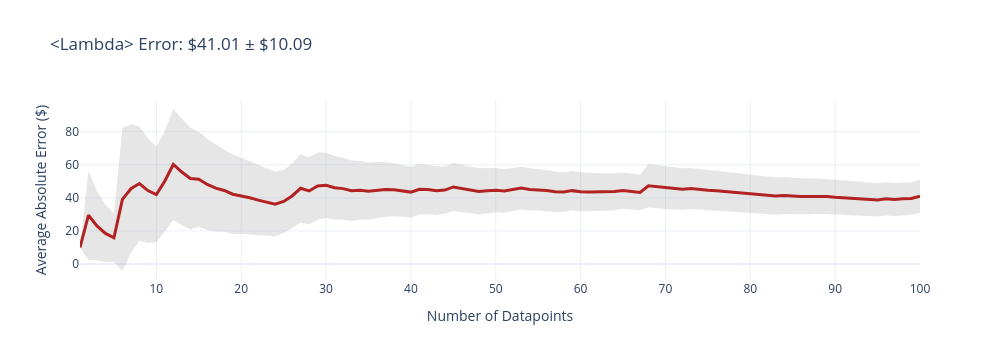
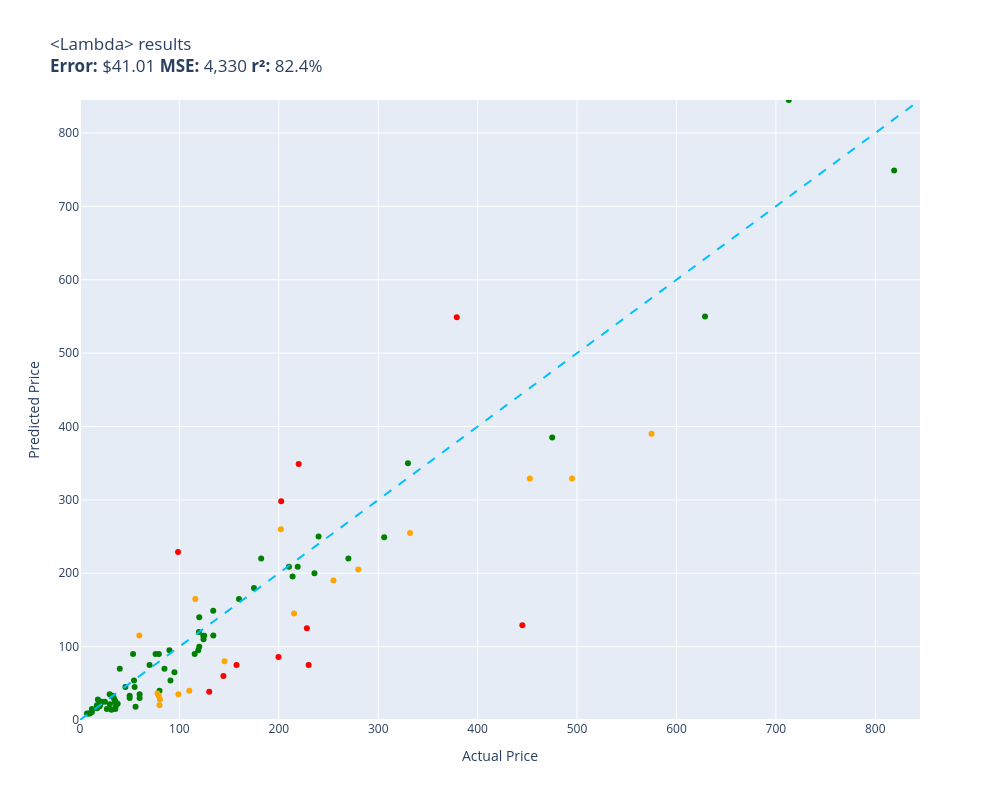

The notebook cell these images were saved under, in order:
### Code cell
evaluate(lambda item: generic_price_guesser(item, 'gemini-3-flash-preview'), test, workers = 10, size = 100)

### Figure 1 — Plotly figure (JSON) as saved in the notebook; plotly's stock layout.template omitted (floating-point values rounded to 4 significant figures; data arrays with more than 128 entries replaced by an {"elided": "..."} marker saying what was removed)
{"data": [{"fill": "toself", "fillcolor": "rgba(128,128,128,0.2)", "hoverinfo": "skip", "line": {"color": "rgba(255,255,255,0)"}, "name": "95% CI", "showlegend": false, "type": "scatter", "x": {"elided": "200 int values"}, "y": {"elided": "200 float values"}}, {"customdata": [[0], [27.03], [20.81], [17.37], [14.67], [43.26], [38.89], [34.5], [31.64], [28.83], [30.35], [33.54], [32.12], [30.75], [28.71], [27.59], [26.3], [24.99], [24.07], [22.93], [21.97], [21.15], [20.32], [19.65], [19.12], [19.45], [20.73], [20.24], [20.36], [19.7], [19.27], [18.7], [18.28], [17.75], [17.28], [16.85], [16.41], [15.98], [15.63], [15.3], [15.29], [14.93], [14.66], [14.36], [14.5], [14.32], [14.09], [13.91], [13.66], [13.39], [13.16], [13.03], [12.89], [12.76], [12.53], [12.34], [12.21], [12.0], [11.93], [11.8], [11.61], [11.42], [11.25], [11.1], [10.98], [10.87], [10.76], [13.16], [13.01], [12.86], [12.7], [12.58], [12.44], [12.33], [12.19], [12.05], [11.91], [11.81], [11.7], [11.6], [11.47], [11.37], [11.26], [11.14], [11.03], [10.91], [10.78], [10.67], [10.56], [10.48], [10.39], [10.28], [10.2], [10.11], [10.03], [10.01], [9.937], [9.874], [9.776], [10.09]], "hovertemplate": "n=%{x}<br>Avg Error=$%{y:,.2f}<br>±95% CI=$%{customdata[0]:,.2f}<extra></extra>", "line": {"color": "firebrick", "width": 3}, "mode": "lines", "name": "Cumulative Avg Error", "type": "scatter", "x": [1, 2, 3, 4, 5, 6, 7, 8, 9, 10, 11, 12, 13, 14, 15, 16, 17, 18, 19, 20, 21, 22, 23, 24, 25, 26, 27, 28, 29, 30, 31, 32, 33, 34, 35, 36, 37, 38, 39, 40, 41, 42, 43, 44, 45, 46, 47, 48, 49, 50, 51, 52, 53, 54, 55, 56, 57, 58, 59, 60, 61, 62, 63, 64, 65, 66, 67, 68, 69, 70, 71, 72, 73, 74, 75, 76, 77, 78, 79, 80, 81, 82, 83, 84, 85, 86, 87, 88, 89, 90, 91, 92, 93, 94, 95, 96, 97, 98, 99, 100], "y": [10, 29.51, 23.0, 18.51, 15.84, 39.03, 45.5, 48.6, 44.4, 41.97, 50.15, 60.14, 55.59, 51.64, 51.28, 48.08, 45.87, 44.44, 42.16, 41.25, 40.0, 38.6, 37.57, 36.21, 37.84, 41.14, 45.76, 44.13, 47.1, 47.53, 46.06, 45.56, 44.33, 44.57, 44.02, 44.74, 45.03, 44.84, 44.16, 43.45, 45.17, 45.04, 44.23, 44.7, 46.57, 45.56, 44.8, 43.9, 44.33, 44.61, 44.14, 45.05, 45.89, 45.05, 44.9, 44.44, 43.69, 43.46, 44.34, 43.65, 43.52, 43.5, 43.4, 43.81, 44.35, 43.75, 43.25, 47.26, 46.72, 46.25, 45.85, 45.23, 45.63, 45.02, 44.64, 44.28, 43.89, 43.34, 42.83, 42.31, 42.03, 41.53, 41.13, 41.4, 41.06, 40.87, 40.83, 41.02, 40.78, 40.34, 39.93, 39.82, 39.44, 39.11, 38.7, 39.37, 39.01, 39.45, 39.56, 41.01]}], "layout": {"height": 360, "showlegend": false, "title": {"text": "<Lambda> Error: $41.01 ± $10.09"}, "width": 1000, "xaxis": {"title": {"text": "Number of Datapoints"}}, "yaxis": {"title": {"text": "Average Absolute Error ($)"}}}}

### Figure 2 — Plotly figure (JSON) as saved in the notebook; plotly's stock layout.template omitted (floating-point values rounded to 4 significant figures)
{"data": [{"customdata": [["Old Blood Noise Excess V2 Distortion Cho...\nGuess=$209.00 Actual=$219.00"], ["NewPower99 Battery Kit for Samsung Galax...\nGuess=$44.95 Actual=$54.95"], ["EXMAX NG-10X Fresnel Lens Focusing Adapt...\nGuess=$75.00 Actual=$69.98"], ["Stand for Raven Pro Document Scanner - P...\nGuess=$35.00 Actual=$29.85"], ["8544771 Dryer Heating Element, 279816 Th...\nGuess=$24.99 Actual=$35.74"], ["Pump Head TBVECHI 175PSI 4KW 5.5HP 21CFM...\nGuess=$349.99 Actual=$329.90"], ["Bam France 2002XL Contoured Hightech Bla...\nGuess=$845.00 Actual=$713.00"], ["46mm Digital Pro High-Resolution Close-U...\nGuess=$18.95 Actual=$19.99"], ["Innovative Percussion CB-6 Chamois Bass ...\nGuess=$54.00 Actual=$54.32"], ["LOVE MEI Galaxy S10 Lite Case, Military ...\nGuess=$32.99 Actual=$32.98"], ["GJY Portable TV,10.6 inch Mini TV for AT...\nGuess=$89.99 Actual=$79.36"], ["LD Products Compatible Toner Cartridge R...\nGuess=$29.99 Actual=$49.98"], ["APS iBoard 6-inch Aluminum (Black Powder...\nGuess=$209.00 Actual=$210.23"], ["PEMP E65 E66 CDC Simulate Optical Fiber ...\nGuess=$95.00 Actual=$119.00"], ["Intermatic PX300 12V 300W Transformer wi...\nGuess=$149.00 Actual=$134.00"], ["CORSAIR Dominator Platinum RGB 32GB (2x1...\nGuess=$114.99 Actual=$124.00"], ["HK SYSTEMS 13\" Heavy Duty Black \"Push\" O...\nGuess=$69.99 Actual=$84.95"], ["SKB iSeries 3i-13096-6KP Case for BlackM...\nGuess=$179.99 Actual=$174.99"], ["June Garden 12\" Sweet Dolly Charlotte - ...\nGuess=$19.99 Actual=$19.99"], ["10GBase-LR SFP+ Transceiver, Handar 10GB...\nGuess=$22.00 Actual=$19.99"], ["Deco Mount Pro Tripod Microphone Stand w...\nGuess=$29.99 Actual=$59.95"], ["GanFindX Portable Car Hand Controls for ...\nGuess=$165.00 Actual=$159.90"], ["Scranton & Co 3 Drawer Mobile File Cabin...\nGuess=$89.99 Actual=$115.35"], ["Canon EOS Rebel T7 Digital SLR Camera wi...\nGuess=$749.00 Actual=$819.00"], ["Task T24287 Roman Ogee Router Bit with 1...\nGuess=$17.99 Actual=$55.88"], ["Travelpro Platinum Elite Slim Business L...\nGuess=$195.49 Actual=$213.83"], ["Southwire 120V/15A Right Angle User Atta...\nGuess=$21.98 Actual=$37.87"], ["15\" Locking Shower Head Extension Arm in...\nGuess=$39.99 Actual=$79.95"], ["Mylites+ Standard Comic Book Mylar Sleev...\nGuess=$24.99 Actual=$34.99"], ["DALDED LED Light Kit for Lego Sonic Gree...\nGuess=$24.99 Actual=$24.99"], ["152MM Hole Saws M42 Bi-Metal High Speed ...\nGuess=$27.99 Actual=$17.99"], ["Baseball Backpacks Large 18 Inch Bookbag...\nGuess=$32.99 Actual=$31.77"], ["Adams Check Payment and Deposit Register...\nGuess=$14.99 Actual=$35.49"], ["KOHLER 18865-CP Filtered Water Faucet, P...\nGuess=$385.00 Actual=$475.00"], ["Fjallraven, Kanken Laptop 15\" Backpack f...\nGuess=$120.00 Actual=$119.65"], ["Projector, CRAZVIEW Projector with WiFi ...\nGuess=$89.99 Actual=$53.40"], ["Diversitech WG840585 Motor, (Ddb) 1/3Hp,...\nGuess=$115.00 Actual=$134.12"], ["Retevis RT68 Soft Earhook Walkie Talkie ...\nGuess=$8.99 Actual=$6.99"], ["MC: Pindicator (Dual Intensity Amber)\nGuess=$70.00 Actual=$40.00"], ["Laisomeke Waterproof Junction Box, Unive...\nGuess=$14.99 Actual=$11.99"], ["Sumerain S1339CM Double Handle Widesprea...\nGuess=$199.99 Actual=$235.86"], ["Festool 492370 Platin 2 S1000 Grit 6-Inc...\nGuess=$54.00 Actual=$91.00"], ["Poison Spyder 10-08-020 Rocker Knocker\nGuess=$549.99 Actual=$628.76"], ["DIMARZIO 204284 DP 163FBK Blues Bucker G...\nGuess=$94.99 Actual=$89.99"], ["VLAND LED Smoked Taillights Compatible F...\nGuess=$249.99 Actual=$239.99"], ["PM Auto Front Right Quick Complete Strut...\nGuess=$114.95 Actual=$124.94"], ["BESTILL Wall Mounted Shower Faucet Set, ...\nGuess=$89.99 Actual=$76.00"], ["Tablet PC Cover Compatible with Lenovo T...\nGuess=$13.99 Actual=$31.61"], ["Miyaya@ Funny Animal Masks Collection fo...\nGuess=$15.99 Actual=$16.99"], ["Engine Thermostat, Replace 19301-PAA-306...\nGuess=$18.99 Actual=$18.89"], ["Ultra Duster Canned Air Net 10 Oz 6-Pack\nGuess=$32.99 Actual=$49.90"], ["Beck/Arnley 0421945 Air Filter\nGuess=$18.49 Actual=$35.87"], ["Dell Optiplex 390 Desktop Computer i3 3....\nGuess=$109.99 Actual=$124.27"], ["IQShield Screen Protector Compatible wit...\nGuess=$8.95 Actual=$9.95"], ["Liberty Imports 12 Pack: US Military Toy...\nGuess=$19.99 Actual=$16.98"], ["Neporal Full Spectrum Light Bulb, 6000K ...\nGuess=$17.99 Actual=$18.59"], ["Pidoko Kids Train Table, Grey with 90 Pc...\nGuess=$99.99 Actual=$119.97"], ["Satco S9596, 4 Count (Pack of 1), 4.18\nGuess=$10.99 Actual=$12.00"], ["Ceramic Talavera Mexican Tile 4x4\", 9 Pi...\nGuess=$21.50 Actual=$29.95"], ["Intrepid International Dressage Letters-...\nGuess=$14.99 Actual=$26.99"], ["LEGO Marvel Avengers War Machine Buster ...\nGuess=$34.99 Actual=$59.95"], ["ANZO USA 111207 GMC SIERRA 99-06 / YUKON...\nGuess=$219.99 Actual=$182.28"], ["Kingston Brass KS269SN Kingston Clawfoot...\nGuess=$249.00 Actual=$305.99"], ["EMART Photography C Stand with Boom Arm,...\nGuess=$139.99 Actual=$119.99"], ["KOHLER K-1185540-CP Assembly-Slider\nGuess=$45.00 Actual=$45.67"], ["KUNN Small Electrician Tool Pouch Utilit...\nGuess=$24.99 Actual=$21.99"], ["Trim Kit for 2-handle Shower & Tub Valve...\nGuess=$64.99 Actual=$94.99"], ["iPhone 12/12 Pro Nicaragua Guardabarranc...\nGuess=$24.99 Actual=$19.97"], ["Replacement Remote Control for PANASONIC...\nGuess=$26.95 Actual=$34.95"], ["KS K-STORM Replacement Silicone Mushroom...\nGuess=$8.99 Actual=$8.50"], ["LSSAGOON Backpack for Women Teen Kids Gi...\nGuess=$29.99 Actual=$33.99"], ["Aeromotive 13304 Regulator, X1 Adjustabl...\nGuess=$219.95 Actual=$269.95"]], "hovertemplate": "%{customdata[0]}<extra></extra>", "legendgroup": "green", "marker": {"color": "green", "size": 6, "symbol": "circle"}, "mode": "markers", "name": "green", "orientation": "v", "showlegend": true, "type": "scatter", "x": [219.0, 54.95, 69.98, 29.85, 35.74, 329.9, 713.0, 19.99, 54.32, 32.98, 79.36, 49.98, 210.2, 119.0, 134.0, 124.0, 84.95, 175.0, 19.99, 19.99, 59.95, 159.9, 115.3, 819.0, 55.88, 213.8, 37.87, 79.95, 34.99, 24.99, 17.99, 31.77, 35.49, 475.0, 119.7, 53.4, 134.1, 6.99, 40.0, 11.99, 235.9, 91.0, 628.8, 89.99, 240.0, 124.9, 76.0, 31.61, 16.99, 18.89, 49.9, 35.87, 124.3, 9.95, 16.98, 18.59, 120.0, 12.0, 29.95, 26.99, 59.95, 182.3, 306.0, 120.0, 45.67, 21.99, 94.99, 19.97, 34.95, 8.5, 33.99, 269.9], "xaxis": "x", "y": [209.0, 44.95, 75.0, 35.0, 24.99, 350.0, 845.0, 18.95, 54.0, 32.99, 89.99, 29.99, 209.0, 95.0, 149.0, 115.0, 69.99, 180.0, 19.99, 22.0, 29.99, 165.0, 89.99, 749.0, 17.99, 195.5, 21.98, 39.99, 24.99, 24.99, 27.99, 32.99, 14.99, 385.0, 120.0, 89.99, 115.0, 8.99, 70.0, 14.99, 200.0, 54.0, 550.0, 94.99, 250.0, 115.0, 89.99, 13.99, 15.99, 18.99, 32.99, 18.49, 110.0, 8.95, 19.99, 17.99, 99.99, 10.99, 21.5, 14.99, 34.99, 220.0, 249.0, 140.0, 45.0, 24.99, 64.99, 24.99, 26.95, 8.99, 29.99, 219.9], "yaxis": "y"}, {"customdata": [["telpo Headlight Assembly Fit For 15 Camr...\nGuess=$165.00 Actual=$115.99"], ["ACDelco GM Original Equipment FW339 Fron...\nGuess=$145.00 Actual=$215.33"], ["Panasonic KX-TG6511B DECT 6.0 PLUS Expan...\nGuess=$32.99 Actual=$79.20"], ["Bam Trekking 3027SB Single Black Clarine...\nGuess=$255.00 Actual=$332.00"], ["DEWALT 20V MAX* XR Impact Driver with Bl...\nGuess=$329.00 Actual=$452.53"], ["Mini PC, Kinupute Desktop Computer E3-12...\nGuess=$329.00 Actual=$495.00"], ["Clementoni 39132.5 Jigsaw Puzzle 1,000 P...\nGuess=$19.99 Actual=$79.95"], ["KOMPUTERBAY 4GB 2X 2GB DDR2 1066MHz PC2-...\nGuess=$27.99 Actual=$80.34"], ["Evergreen HSHB2005 Cylinder Head Gasket ...\nGuess=$115.00 Actual=$59.69"], ["Tidal Front + Rear Fender Flares 4PC Poc...\nGuess=$189.99 Actual=$254.99"], ["Wenger City Upgrade Laptop Backpack with...\nGuess=$79.99 Actual=$145.42"], ["AUTOFREE LED Tail Lights Assembly Compat...\nGuess=$259.99 Actual=$201.99"], ["Webcem Solar Shed Light Outdoor Indoor, ...\nGuess=$35.99 Actual=$77.96"], ["Western Digital Enterprise RE4-GP 2TB SA...\nGuess=$39.99 Actual=$109.95"], ["Trail Gear Twin Stick Kit for Top Shift ...\nGuess=$205.00 Actual=$279.92"], ["Marvel Legends Series X-Men 6-Inch Archa...\nGuess=$34.99 Actual=$98.95"], ["Walker Exhaust Ultra EPA 16478 Direct Fi...\nGuess=$389.99 Actual=$574.99"]], "hovertemplate": "%{customdata[0]}<extra></extra>", "legendgroup": "orange", "marker": {"color": "orange", "size": 6, "symbol": "circle"}, "mode": "markers", "name": "orange", "orientation": "v", "showlegend": true, "type": "scatter", "x": [116.0, 215.3, 79.2, 332.0, 452.5, 495.0, 79.95, 80.34, 59.69, 255.0, 145.4, 202.0, 77.96, 110.0, 279.9, 98.95, 575.0], "xaxis": "x", "y": [165.0, 145.0, 32.99, 255.0, 329.0, 329.0, 19.99, 27.99, 115.0, 190.0, 79.99, 260.0, 35.99, 39.99, 205.0, 34.99, 390.0], "yaxis": "y"}, {"customdata": [["RBC12-UPC Replacement Battery Cartridge ...\nGuess=$74.99 Actual=$229.99"], ["SuppliesOutlet Compatible Toner Cartridg...\nGuess=$59.99 Actual=$144.29"], ["Metabo HPT 36V MultiVolt™ Cordless Rotar...\nGuess=$549.00 Actual=$379.00"], ["Aolemi Oil Rubbed Bronze Single Function...\nGuess=$229.00 Actual=$98.65"], ["JRready ST6313 DT Deutsch Connector Kit,...\nGuess=$85.99 Actual=$199.68"], ["Dakota Alert MURS Alert Probe Sensor - M...\nGuess=$349.00 Actual=$219.99"], ["3D Tree Hole Branches 075 Stair Risers D...\nGuess=$38.50 Actual=$129.99"], ["Evan-Fischer Front Bumper Cover Compatib...\nGuess=$298.00 Actual=$202.38"], ["Lighted Triangle Mirror Cabinet Bathroom...\nGuess=$129.00 Actual=$445.00"], ["Pioneer 2AM401-BN Two Handle Kitchen Fau...\nGuess=$124.99 Actual=$228.22"], ["Grey Pneumatic 1311SD Impact Socket Set\nGuess=$74.99 Actual=$157.43"]], "hovertemplate": "%{customdata[0]}<extra></extra>", "legendgroup": "red", "marker": {"color": "red", "size": 6, "symbol": "circle"}, "mode": "markers", "name": "red", "orientation": "v", "showlegend": true, "type": "scatter", "x": [230.0, 144.3, 379.0, 98.65, 199.7, 220.0, 130.0, 202.4, 445.0, 228.2, 157.4], "xaxis": "x", "y": [74.99, 59.99, 549.0, 229.0, 85.99, 349.0, 38.5, 298.0, 129.0, 125.0, 74.99], "yaxis": "y"}, {"hoverinfo": "skip", "line": {"color": "deepskyblue", "dash": "dash", "width": 2}, "mode": "lines", "name": "y = x", "showlegend": false, "type": "scatter", "x": [0, 845], "y": [0, 845]}], "layout": {"height": 800, "legend": {"title": {"text": "color"}, "tracegroupgap": 0}, "showlegend": false, "title": {"text": "<Lambda> results<br><b>Error:</b> $41.01 <b>MSE:</b> 4,330 <b>r²:</b> 82.4%"}, "width": 1000, "xaxis": {"anchor": "y", "domain": [0, 1], "range": [0, 845], "title": {"text": "Actual Price"}}, "yaxis": {"anchor": "x", "domain": [0, 1], "range": [0, 845], "title": {"text": "Predicted Price"}}}}
